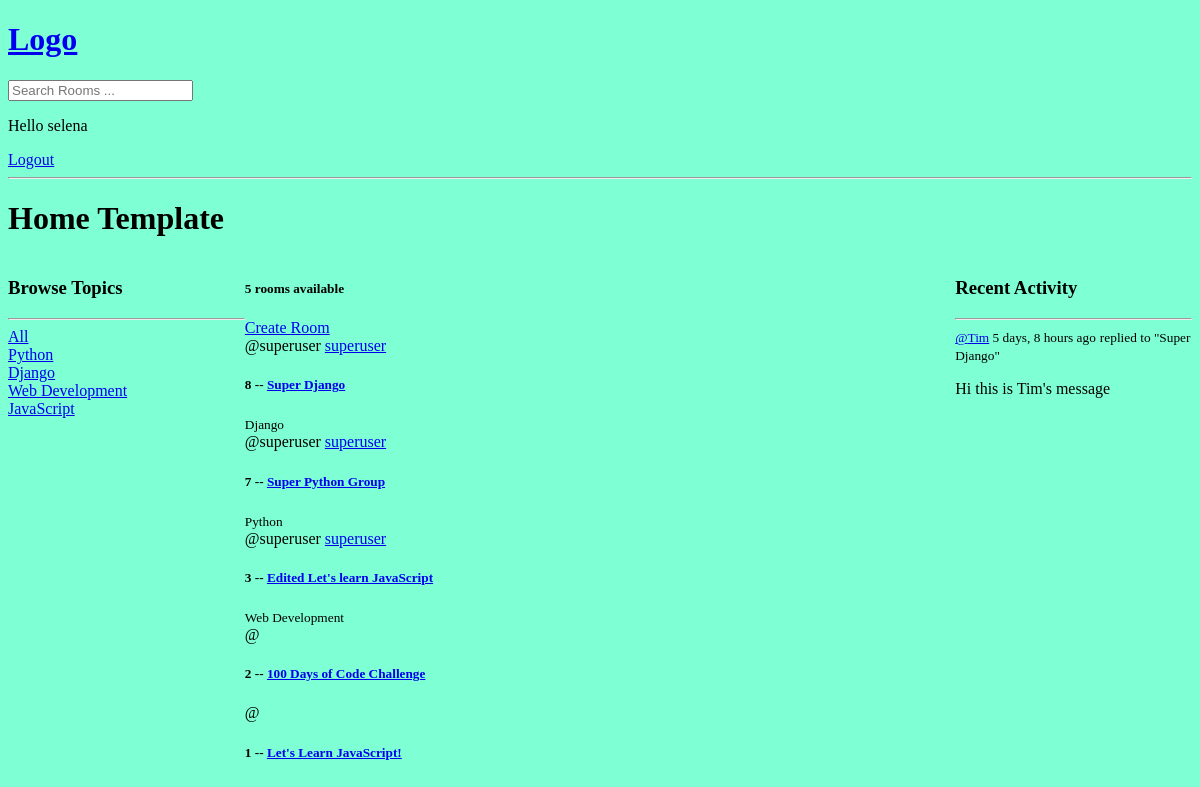
The app's page / (signed in), older data.
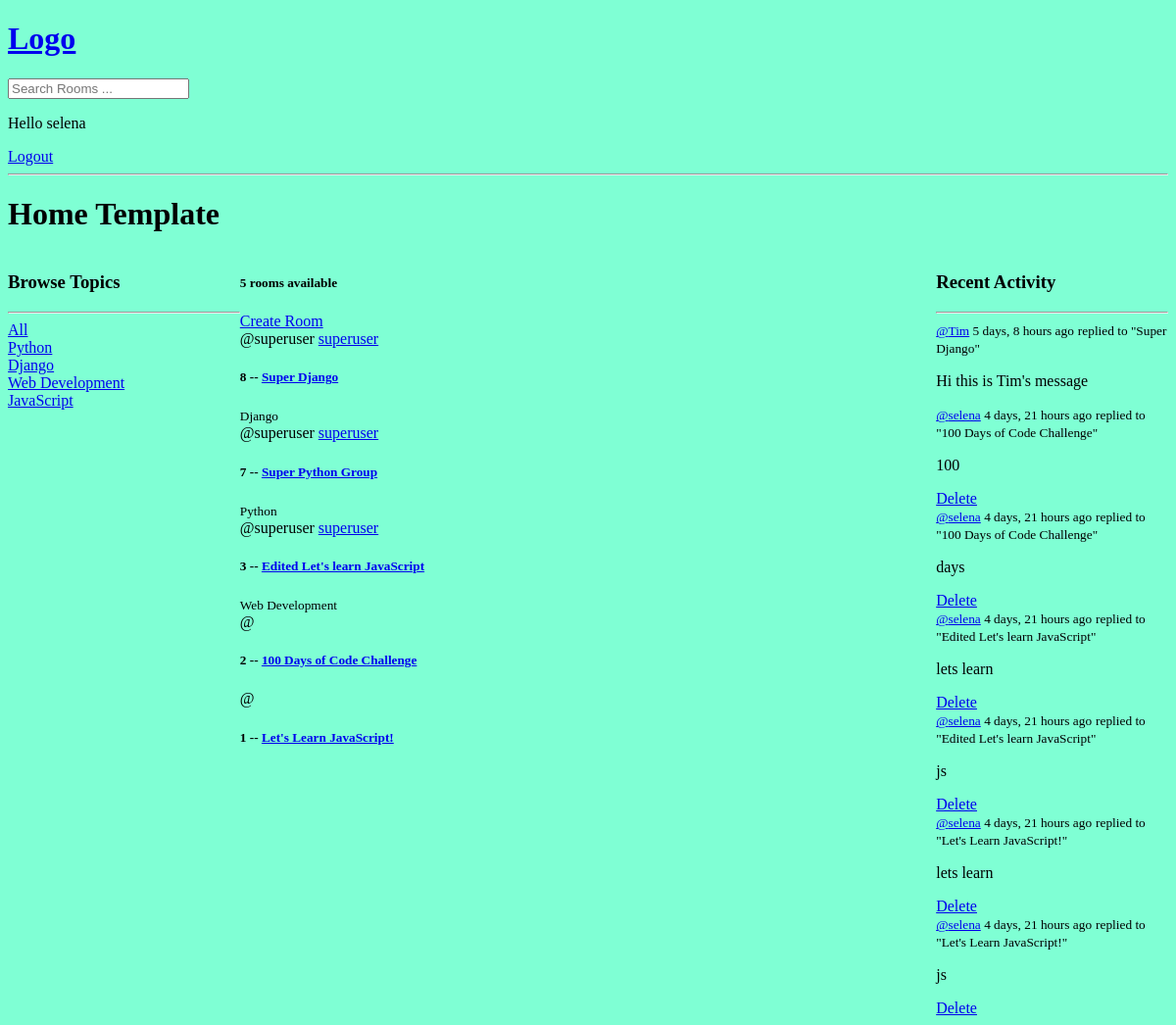
The same page, newer data.
### study/models.py (models this page shows, shortened)
class Topic(models.Model):
    name = models.CharField(max_length=200)

class Room(models.Model):
    host = models.ForeignKey(User, on_delete=models.SET_NULL, null=True)
    topic = models.ForeignKey(Topic, on_delete=models.SET_NULL, null=True)
    name = models.CharField(max_length=200)
    description = models.TextField(null=True, blank=True)
    participants = models.ManyToManyField(User, related_name='participants', blank=True)
    updated = models.DateTimeField(auto_now=True) # each update
    created = models.DateTimeField(auto_now_add=True) # one time date
    class Meta:
        ordering = ['-updated', '-created']
    def __str__(self):
        return str(self.name)

class Message(models.Model):
    user = models.ForeignKey(User, on_delete=models.CASCADE)
    room = models.ForeignKey(Room, on_delete=models.CASCADE)
    body = models.TextField()
    updated = models.DateTimeField(auto_now=True)
    created = models.DateTimeField(auto_now_add=True)
    def __str__(self):
        return self.body[0:50]

### study/views.py (the view)
# urls.py: path('', views.index, name="home"),
def index(request):
    q = request.GET.get('q') if request.GET.get('q') != None else ''
    rooms = Room.objects.filter(
        Q(topic__name__icontains=q) |
        Q(name__icontains=q) |
        Q(description__icontains=q)
        )
    topics = Topic.objects.all()
    room_count = rooms.count() # faster than the python .len() method
    room_messages = Message.objects.filter(Q(room__name__icontains=q))
    context = {'rooms': rooms, 'topics': topics, 'room_count': room_count, 'room_messages': room_messages}
    return render(request, 'base/index.html', context)

### templates/base/index.html (shortened to what this page needs)
{% extends 'main.html' %}
{% block content %}
<h1>Home Template</h1>
<div class="home-container">
    <div>
        {% include 'base/topic_component.html' %}
    </div>
    <div>
       {% include 'base/feed_component.html' %}
    </div>
    <div>
        {% include 'base/activity_component.html' %}
    </div>
</div>
{% endblock content %}

### templates/base/topic_component.html
<h3>Browse Topics</h3>
<hr>
<div>
    <a href="{% url 'home' %}">All</a>
</div>
{% for topic in topics %}
    <div>
        <a href="{% url 'home' %}?q={{topic.name}}">{{topic.name}}</a>
    </div>
{% endfor %}

### templates/base/feed_component.html (shortened to what this page needs)
<h5>{{room_count}} rooms available</h5>
<a href="{% url 'create-room' %}">Create Room</a>
<div>
    {% for room in rooms %}
    <div>
        <span>@{{room.host.username}}</span>
        <a href="{% url 'user-profile' room.host %}">{{room.host.username}}</a>
        <h5>{{room.id}} -- <a href="{% url 'room' room.id %}"> {{room.name}}</a></h5>
        <small>{{room.topic.name}}</small>
    </div>
    {% endfor %}
</div>

### templates/base/activity_component.html
<h3>Recent Activity</h3>
<hr>
{% for message in room_messages %}
    <div>
        <small><a href="{% url 'user-profile' message.user.id %}">@{{message.user}}</a>  {{message.created|timesince}} ago</small>
        <small>replied to "{{message.room}}"</small>
        <p>{{message}}</p>
        {% if request.user == message.user %}
        <a href="{% url 'delete-message' message.id%}">Delete</a>
        {% endif %}
    </div>
{% endfor %}

Row changes from the older to the newer data that the page shows:
added Message: user "selena", created "4 days, 21 hours", room "100 Days of Code Challenge", body "100", shows "Delete"
added Message: user "selena", created "4 days, 21 hours", room "100 Days of Code Challenge", body "days", shows "Delete"
added Message: user "selena", created "4 days, 21 hours", room "Edited Let's learn JavaScript", body "lets learn", shows "Delete"
added Message: user "selena", created "4 days, 21 hours", room "Edited Let's learn JavaScript", body "js", shows "Delete"
added Message: user "selena", created "4 days, 21 hours", room "Let's Learn JavaScript!", body "lets learn", shows "Delete"
added Message: user "selena", created "4 days, 21 hours", room "Let's Learn JavaScript!", body "js", shows "Delete"
